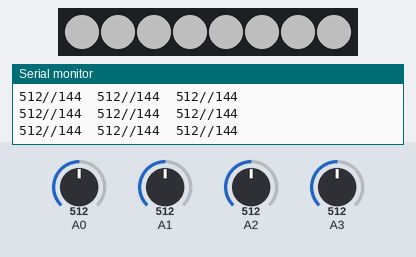
Recording of a sketch running on a simulated Arduino Uno, built with avr-gcc and run on an emulated ATmega328P. On the bench: 8 RGB LEDs in strip order, left to right, the last lines printed to the serial monitor. The test bench sets the inputs (shaded band); at power-on: A0 = 512, A2 = 512, A1 = 512, A3 = 512. Dim RGB values are drawn brighter than linear.

Above: at 4.2 s.
4.3 s: A0 set to 306
At 5.0 s:
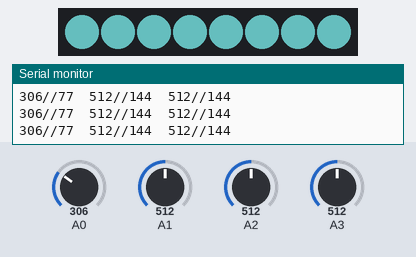
5.8 s: A2 set to 306
At 6.7 s:
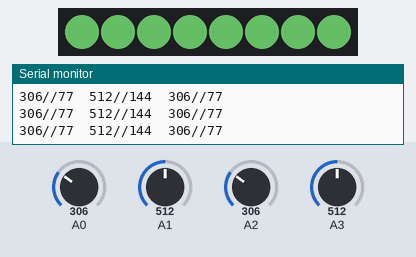
7.3 s: A1 set to 245
At 8.5 s:
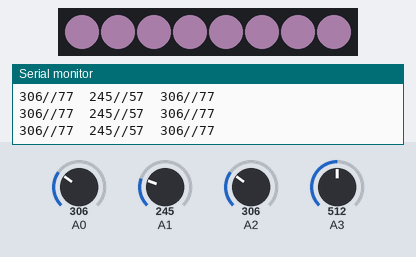
8.8 s: A3 set to 30
At 9.7 s:
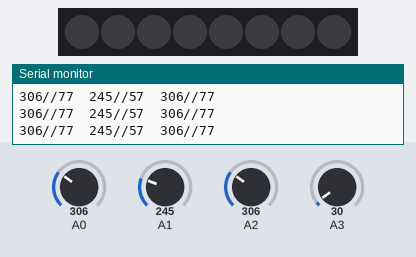
10.3 s: A3 set to 265
At 11.4 s:
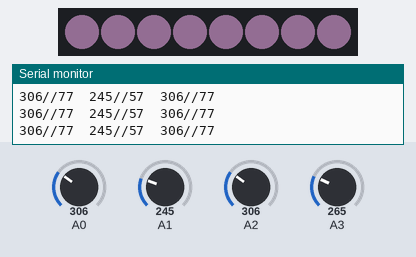
11.8 s: A1 set to 30
At 13.0 s:
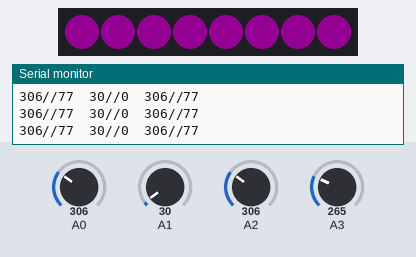
Timing chart, 0 to 14.3 s (numbered marks = the images above; inputs shaded):
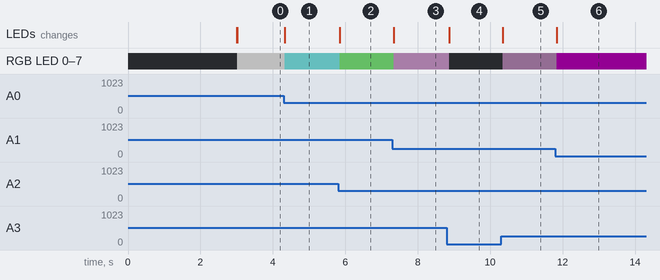

The sketch:

KH_Lightduino1.ino
```cpp
#include "FastLED.h"
#define DATA_PIN    3
//#define CLK_PIN   4
#define LED_TYPE    WS2812
#define COLOR_ORDER GRB
#define NUM_LEDS    8
#define FRAMES_PER_SECOND  120

CRGB leds[NUM_LEDS];

int BRIGHTNESS;


void setup() {
  delay(3000); // 3 second delay for recovery

  Serial.begin(9600);

  // tell FastLED about the LED strip configuration
  FastLED.addLeds<LED_TYPE,DATA_PIN,COLOR_ORDER>(leds, NUM_LEDS).setCorrection(TypicalLEDStrip);
  //FastLED.addLeds<LED_TYPE,DATA_PIN,CLK_PIN,COLOR_ORDER>(leds, NUM_LEDS).setCorrection(TypicalLEDStrip);

  // set master brightness control
  FastLED.setBrightness(BRIGHTNESS);
}


void loop()
{

  int RedPot = analogRead(0); // This checks the pot connected to Analog Pin 7 and gives us a value between 0-1024
  int RedValue = map(RedPot, 70, 850, 0, 255); // This maps the value of the pot from 0-1020 to a value between 0-5
  if (RedValue > 255)
    RedValue = 255;
  if (RedValue < 0)
    RedValue = 0;

  int GreenPot = analogRead(1); // This checks the pot connected to Analog Pin 7 and gives us a value between 0-1024
  int GreenValue = map(GreenPot, 70, 850, 0, 255); // This maps the value of the pot from 0-1020 to a value between 0-
  if (GreenValue > 255)
    GreenValue = 255;
  if (GreenValue < 0)
    GreenValue = 0;

  int BluePot = analogRead(2); // This checks the pot connected to Analog Pin 7 and gives us a value between 0-1024
  int BlueValue = map(BluePot, 70, 850, 0, 255); // This maps the value of the pot from 0-1020 to a value between 0-5
  if (BlueValue > 255)
    BlueValue = 255;
  if (BlueValue < 0)
    BlueValue = 0;

  BRIGHTNESS = analogRead(3); // This checks the pot connected to Analog Pin 7 and gives us a value between 0-1024
  int BrightValue = map(BRIGHTNESS, 70, 850, 0, 255); // This maps the value of the pot from 0-1020 to a value between 0-5
  if (BrightValue > 255)
    BrightValue = 255;
  if (BrightValue < 0)
    BrightValue = 0;

WriteDebug(RedPot, RedValue, GreenPot, GreenValue, BluePot, BlueValue);

LiteUpArray(RedValue, GreenValue, BlueValue, BrightValue);

//  leds[1].red = RedValue;
//  leds[1].green = GreenValue;
//  leds[1].blue = BlueValue;

}


void WriteDebug(int RedPot, int RedValue, int GreenPot, int GreenValue, int BluePot, int BlueValue)
{
  Serial.print(RedPot);
  Serial.print("//");
  Serial.print(RedValue); // debug -- Sends the value of the pot to the serial port
  Serial.print("\t");  // debug -- Sends a tab
  Serial.print(GreenPot);
  Serial.print("//");
  Serial.print(GreenValue); // debug -- Sends the value of the pot to the serial port
  Serial.print("\t");  // debug -- Sends a tab
  Serial.print(BluePot);
  Serial.print("//");
  Serial.print(BlueValue); // debug -- Sends the value of the pot to the serial port
  Serial.print("\t");  // debug -- Sends a tab
  Serial.print("\n");
}

void LiteUpArray(int RedValue, int GreenValue, int BlueValue, int BrightValue)
{
  for (int x = 0; x < NUM_LEDS; x++)
    leds[x].setRGB (RedValue, GreenValue, BlueValue);

  FastLED.show();
  // insert a delay to keep the framerate modest
  FastLED.delay(1000/FRAMES_PER_SECOND);
  FastLED.setBrightness(BrightValue);
}
```

Measured:
- after the input at 4.3 s, RGB LED 0–7: RGB(81, 81, 81) → RGB(43, 81, 81) at once; the LEDs: change at once (image 1)
- after the input at 5.8 s, RGB LED 0–7: RGB(43, 81, 81) → RGB(43, 81, 43) after 0.05 s; the LEDs: change after 0.05 s (image 2)
- after the input at 7.3 s, RGB LED 0–7: RGB(43, 81, 43) → RGB(43, 32, 43) at once; the LEDs: change at once (image 3)
- after the input at 8.8 s, RGB LED 0–7: RGB(43, 32, 43) → off after 0.07 s; the LEDs: change after 0.07 s (image 4)
- after the input at 10.3 s, RGB LED 0–7: off → RGB(19, 14, 19) after 0.05 s; the LEDs: change after 0.05 s (image 5)
- after the input at 11.8 s, RGB LED 0–7: RGB(19, 14, 19) → RGB(19, 0, 19) at once; the LEDs: change at once (image 6)
